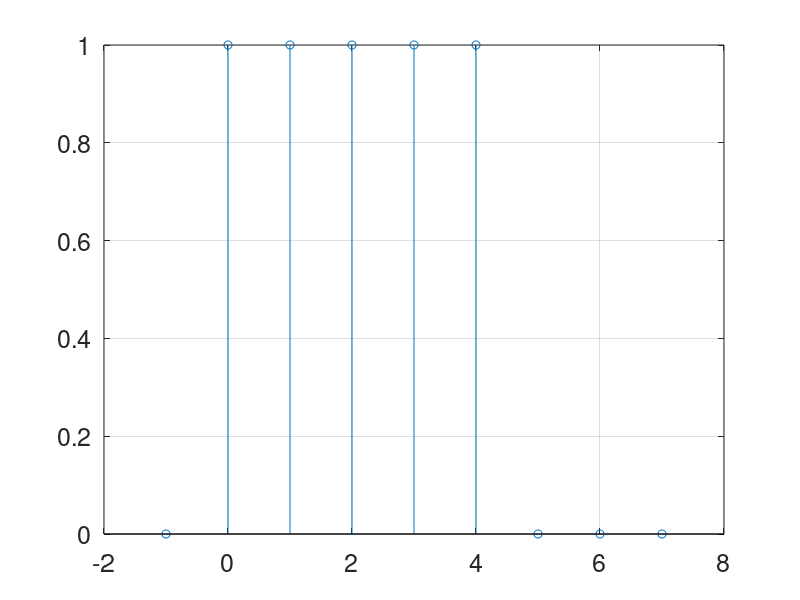

This chart was generated by the following MATLAB code: (Note: this script raises an error after producing the figure.)
n = -1:7
x_n = zeros(size(n))
signal = (n >= 0 & n <= 4)
x_n(signal) = 1
stem(n,x_n)

grid on
hold on
set(gca, 'FontSize', 18);

n = -1:7
x_n = zeros(size(m))
signal = (n-1 >= 0 & n-1 <= 4)
x_n(signal) = 1
stem(n,x_n)


